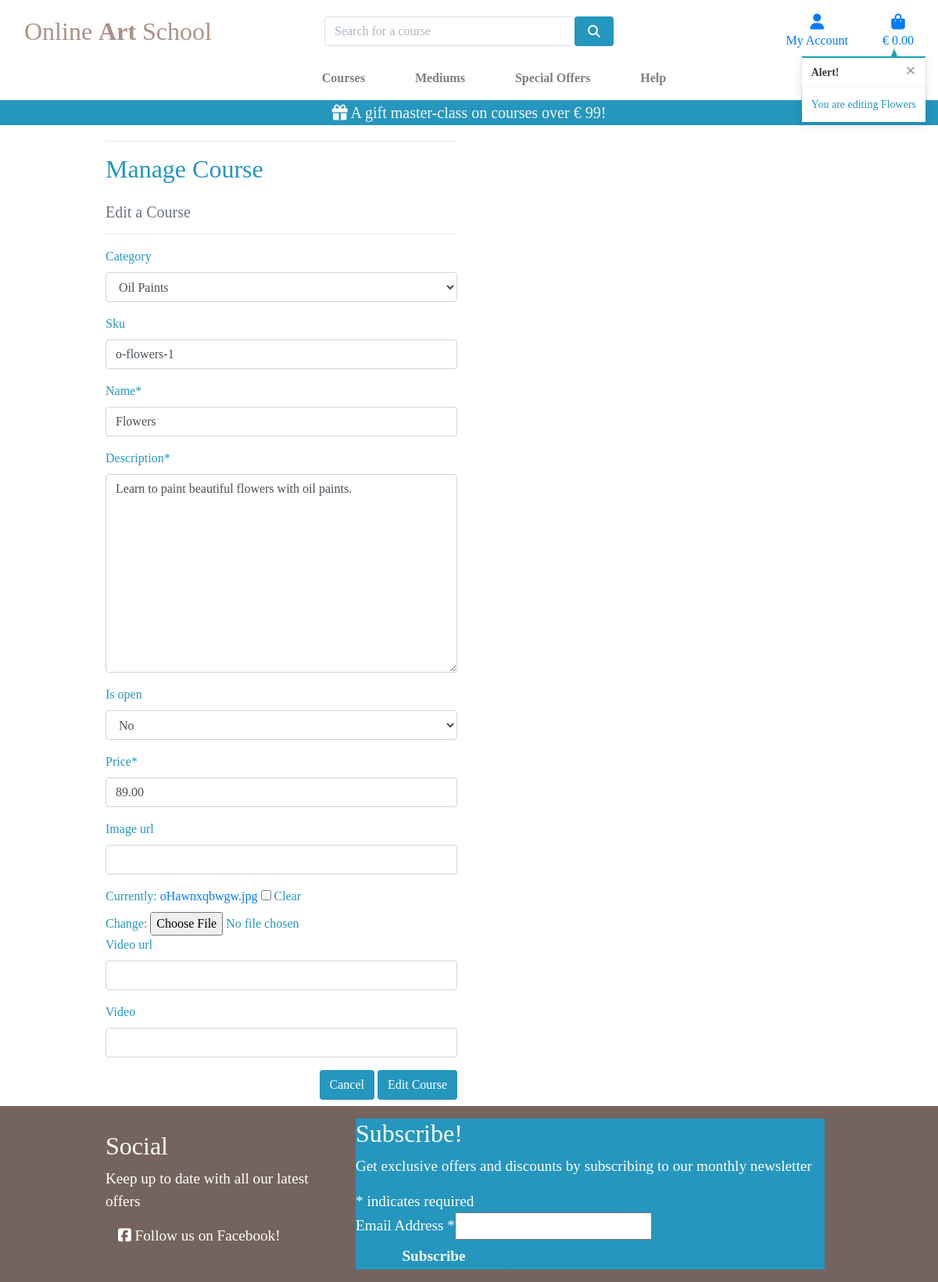
/courses/edit/2/ (signed in), run on an earlier commit of the app's database.
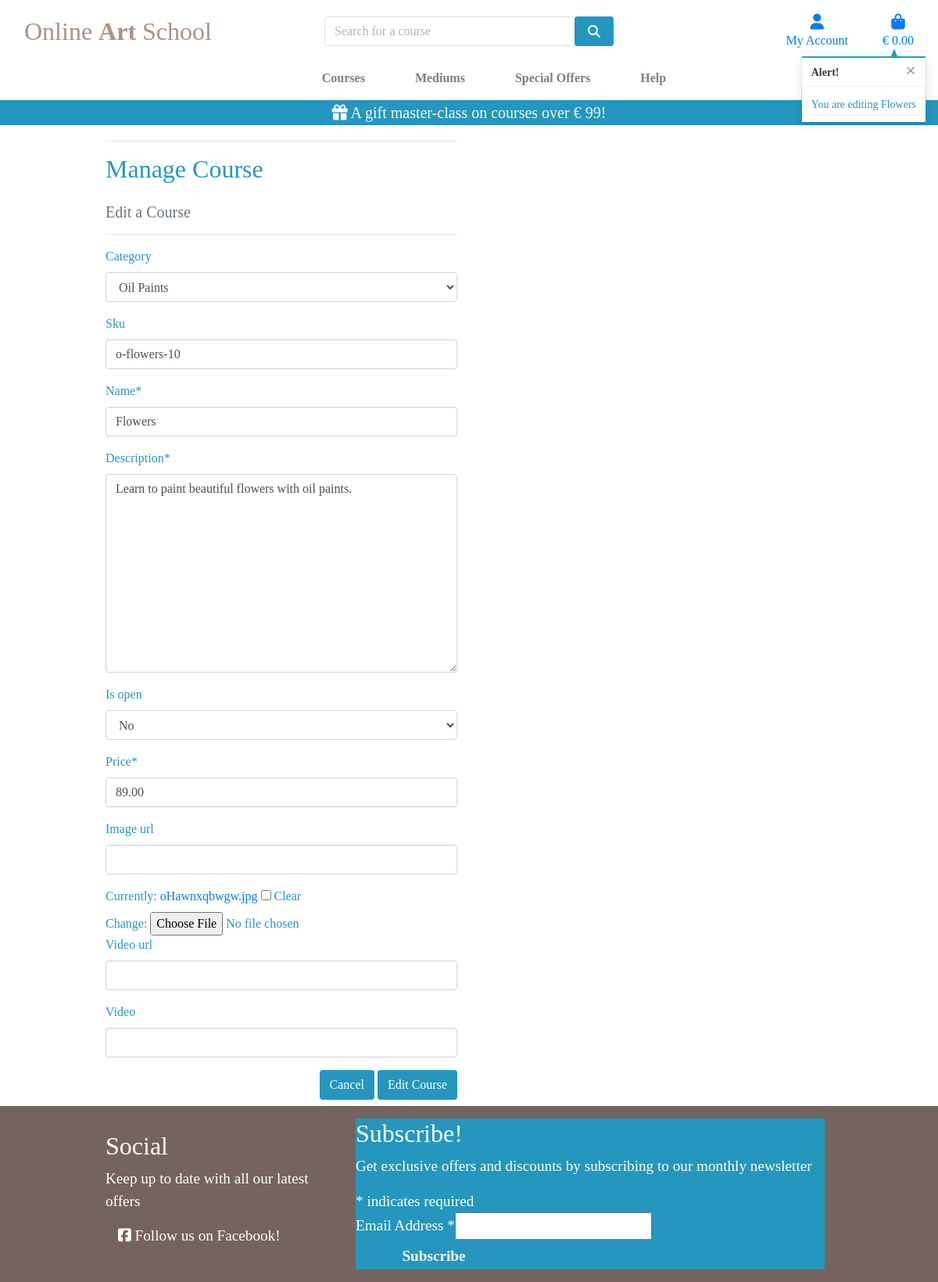
And on a later commit of the database.
### courses/models.py (models this page shows, shortened)
class Course(models.Model):
    category = models.ForeignKey('Category', null=True, blank=True, on_delete=models.SET_NULL)
    sku = models.CharField(max_length=254, null=True, blank=True)
    name = models.CharField(max_length=254)
    description = models.TextField()
    is_open = models.BooleanField(default=False, null=True, blank=True)
    price = models.DecimalField(max_digits=6, decimal_places=2)
    image_url = models.URLField(max_length=1024, null=True, blank=True)
    image = models.ImageField(null=True, blank=True)
    video_url = models.URLField(max_length=1024, null=True, blank=True)
    video = EmbedVideoField(null=True, blank=True)

### courses/views.py (the view)
# urls.py: path('edit/<int:course_id>/', views.edit_course, name='edit_course'),
@login_required
def edit_course(request, course_id):
    if not request.user.is_superuser:
        messages.error(request, 'Sorry, only store owners can do that.')
        return redirect(reverse('home'))
    course = get_object_or_404(Course, pk=course_id)
    if request.method == 'POST':
        form = CourseForm(request.POST, request.FILES, instance=course)
        if form.is_valid():
            form.save()
            messages.success(request, 'The course is successfully updated!')
            return redirect(reverse('course_detail', args=[course.id]))
        else:
            messages.error(request, 'Failed to update course. Please ensure the form is valid.')
    else:
        form = CourseForm(instance=course)
        messages.info(request, f'You are editing {course.name}')
    template = 'courses/edit_course.html'
    context = {
        'form': form,
        'course': course,
    }
    return render(request, template, context)

### courses/forms.py
class CourseForm(forms.ModelForm):
    class Meta:
        model = Course
        fields = '__all__'
    def __init__(self, *args, **kwargs):
        super().__init__(*args, **kwargs)
        categories = Category.objects.all()
        friendly_names = [(c.id, c.get_friendly_name()) for c in categories]
        self.fields['category'].choices = friendly_names
        for field_name, field in self.fields.items():
            field.widget.attrs['class'] = 'border-gray rounded'

### bag/contexts.py (called while the page is built, shortened)
def bag_contents(request):
    bag_items = []
    total = 0
    course_count = 0
    free_mc = False
    bag = request.session.get('bag', {})
    if total < settings.FREE_MC_THRESHOLD:
        free_mc_delta = settings.FREE_MC_THRESHOLD - total
    else:
        free_mc = get_object_or_404(Course, pk=1)
        free_mc.price = 0
        free_mc_delta = 0
    context = {
        'bag_items': bag_items,
        'total': total,
        'course_count': course_count,
        'free_mc_threshold': settings.FREE_MC_THRESHOLD,
        'free_mc_delta': free_mc_delta,
        'free_mc': free_mc,
    }
    return context

### courses/models.py (called while the page is built)
    def get_friendly_name(self):
        return self.friendly_name

### courses/templates/courses/edit_course.html (shortened to what this page needs)
{% extends "base.html" %}
{% load static %}
{% block page_header %}
    <div class="container header-container">
    </div>
{% endblock %}
{% block content %}
    <div class="overlay"></div>
    <div class="container">
        <div class="row">
            <div class="col-12 col-md-6">
                <hr>
                <h2 class="logo-font mb-4">Manage Course</h2>
                <h5 class="text-muted">Edit a Course</h5>
                <hr>
            </div>
        </div>
        <div class="row">
            <div class="col-12 col-md-6">
                <form method="POST" action="{% url 'edit_course' course.id %}" class="form mb-2" enctype="multipart/form-data">
                    {% for field in form %}
                        {% if field.name != 'image' %}
                            {{ field | as_crispy_field }}
                        {% else %}
                            {{ field }}
                        {% endif %}
                    {% endfor %}
                    <div class="text-right">
                        <a class="btn btn-blue rounded" href="{% url 'courses' %}">Cancel</a>
                        <button class="btn btn-blue rounded" type="submit">Edit Course</button>
                    </div>
                </form>
            </div>
        </div>
    </div>
{% endblock %}

What changed in the data, as far as the page shows it:
changed Course "Oil Paints": sku "o-flowers-1" → "o-flowers-10"
